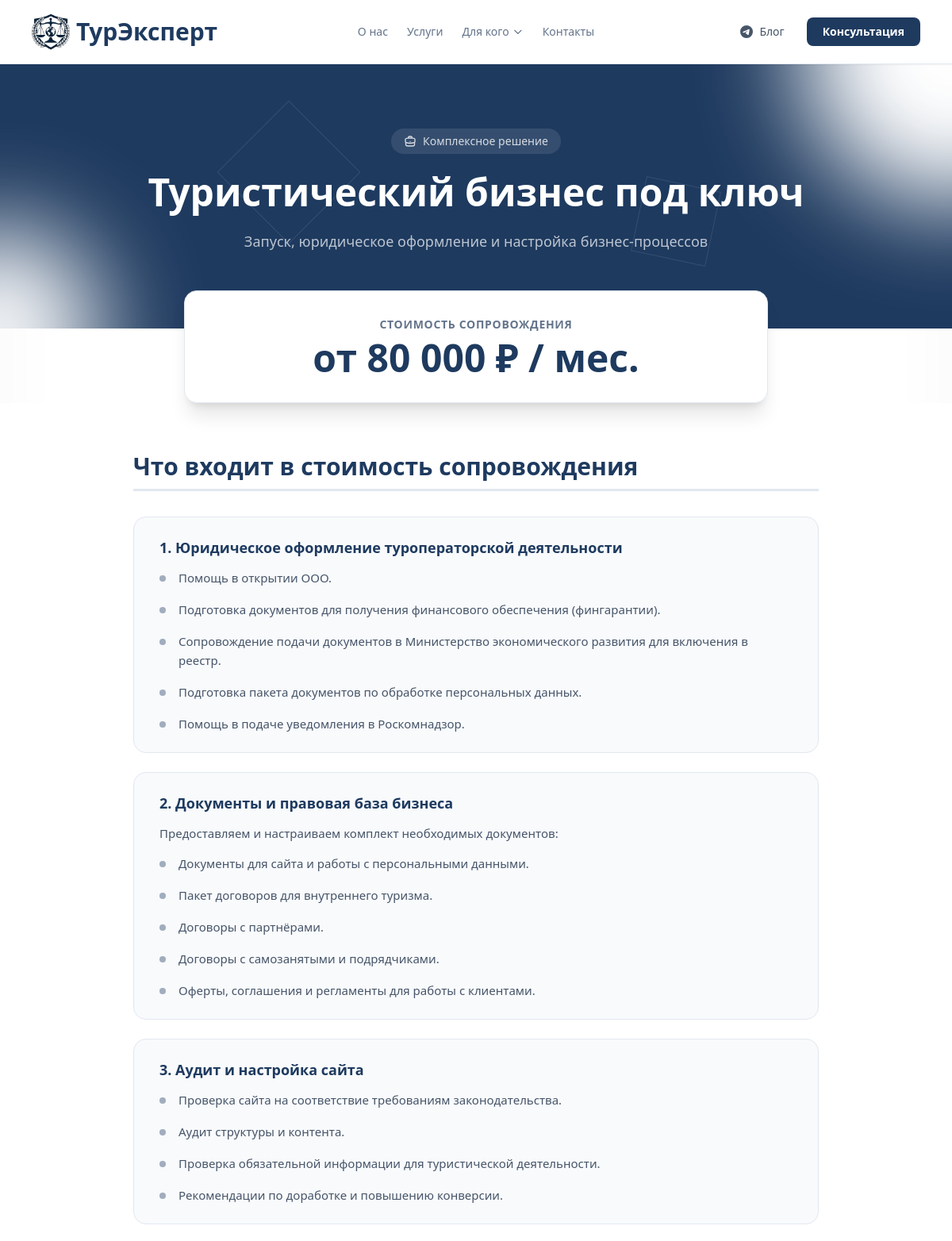
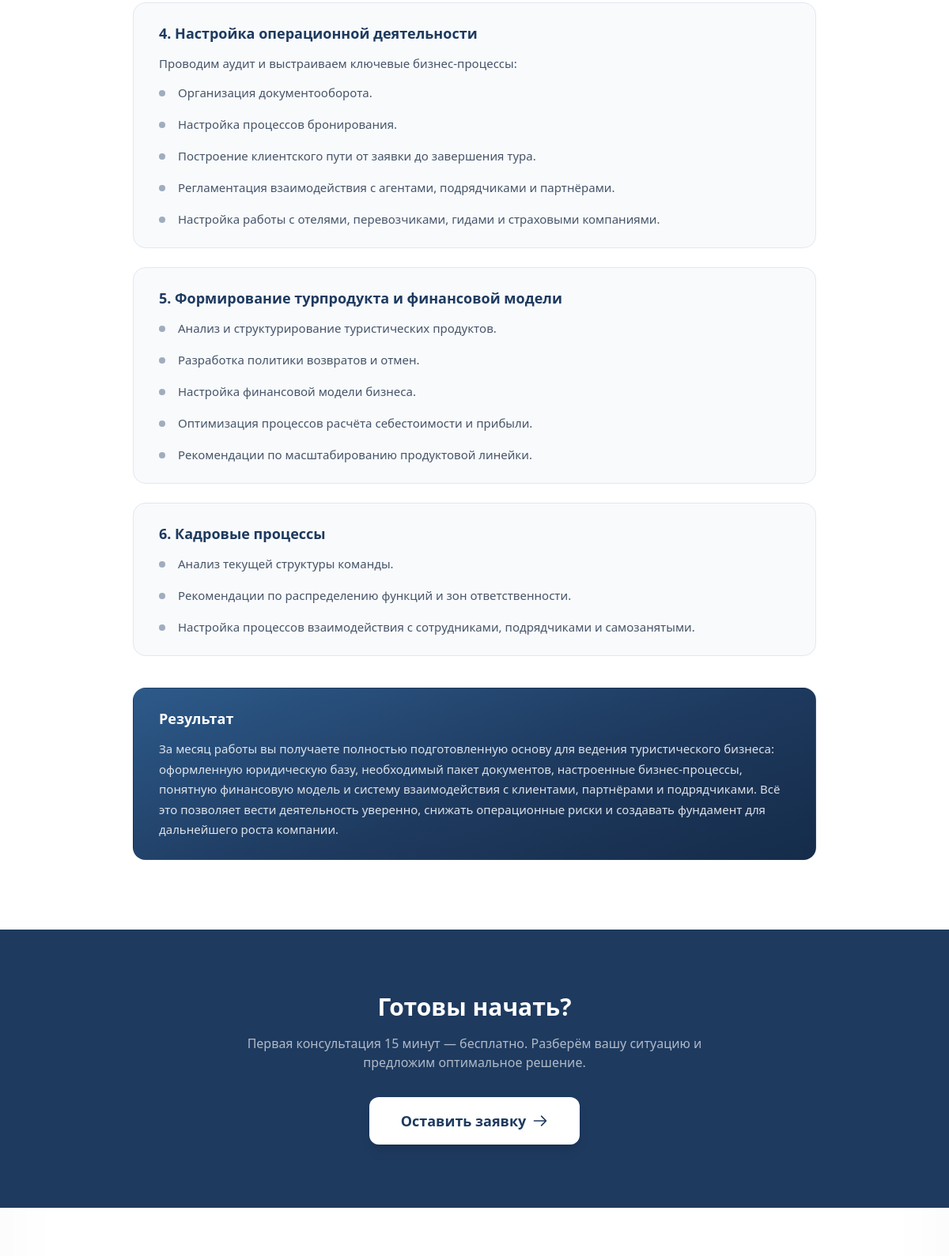
Page /info/turisticheskiy-biznes-pod-klyuch/ (upper part) on the committed database (2 pictures, top to bottom).
### core/models.py (models this page shows, shortened)
class InfoPage(models.Model):
    slug = models.SlugField("URL (slug)", unique=True, allow_unicode=True)
    title = models.CharField("Заголовок", max_length=200)
    subtitle = models.CharField("Подзаголовок", max_length=300, blank=True)
    price_display = models.CharField("Цена (текст)", max_length=100, blank=True)
    badge_text = models.CharField("Текст бейджа", max_length=100, blank=True, default='Комплексное решение')
    cta_title = models.CharField("Заголовок CTA", max_length=200, blank=True, default='Готовы начать?')
    cta_text = models.CharField("Текст CTA", max_length=400, blank=True, default='Первая консультация 15 минут — бесплатно. Разберём вашу ситуацию и предложим оптимальное решение.')
    content = models.TextField("Содержимое (HTML)")
    is_published = models.BooleanField("Опубликована", default=False)
    order = models.PositiveIntegerField("Порядок", default=0)
    class Meta:
        verbose_name = "Информационная страница"
        verbose_name_plural = "Информационные страницы"
        ordering = ['order']

### core/views.py (the view)
# urls.py: path('info/<slug:slug>/', views.info_page, name='info_page'),
def info_page(request, slug):
    page = get_object_or_404(InfoPage, slug=slug, is_published=True)
    return render(request, 'core/info_page.html', {'page': page})

### core/templates/core/info_page.html (shortened to what this page needs)
{% extends 'base.html' %}
{% load static %}
{% block content %}
<section class="relative overflow-hidden bg-[#1e3a5f] py-24">
    <div class="absolute inset-0">
        <div class="absolute top-0 right-0 w-96 h-96 bg-white rounded-full blur-3xl -translate-y-1/2 translate-x-1/2"></div>
        <div class="absolute bottom-0 left-0 w-64 h-64 bg-white rounded-full blur-3xl translate-y-1/2 -translate-x-1/2"></div>
        <div class="absolute top-1/4 left-1/4 w-32 h-32 border border-white/10 rotate-45"></div>
        <div class="absolute bottom-1/4 right-1/4 w-24 h-24 border border-white/10 rotate-12"></div>
    </div>
    <div class="relative max-w-4xl mx-auto px-4 text-center">
        {% if page.badge_text %}
        <div class="inline-flex items-center gap-2 bg-white/10 text-white/80 text-sm px-4 py-1.5 rounded-full mb-6">
            {{ page.badge_text }}
        </div>
        {% endif %}
        <h1 class="text-4xl md:text-5xl font-bold text-white mb-6 leading-tight">{{ page.title }}</h1>
        {% if page.subtitle %}
        <p class="text-white/70 text-lg max-w-2xl mx-auto">{{ page.subtitle }}</p>
        {% endif %}
    </div>
</section>
{% if page.price_display %}
<section class="relative -mt-12 z-10">
    <div class="max-w-3xl mx-auto px-4">
        <div class="bg-white rounded-2xl shadow-xl border border-slate-200 p-8 text-center">
            <p class="text-sm text-slate-500 uppercase tracking-wider font-semibold mb-2">Стоимость сопровождения</p>
            <p class="text-4xl md:text-5xl font-bold text-[#1e3a5f]">{{ page.price_display }}</p>
        </div>
    </div>
</section>
{% endif %}
<section class="py-16 bg-white">
    <div class="max-w-4xl mx-auto px-4">
        <div class="prose-custom">
            {{ page.content|safe }}
        </div>
    </div>
</section>
{% if page.cta_title %}
<section class="py-20 bg-[#1e3a5f]">
    <div class="max-w-2xl mx-auto px-4 text-center">
        <h2 class="text-3xl font-bold text-white mb-4">{{ page.cta_title }}</h2>
        {% if page.cta_text %}
        <p class="text-white/65 mb-8">{{ page.cta_text }}</p>
        {% endif %}
        <a href="#" onclick="openModal(); return false;" class="inline-flex items-center gap-2 px-10 py-4 bg-white text-[#1e3a5f] font-bold rounded-xl hover:bg-white/90 transition-all shadow-lg hover:-translate-y-0.5 text-lg">
            Оставить заявку
            <svg class="w-5 h-5" fill="none" stroke="currentColor" viewBox="0 0 24 24">
                <path stroke-linecap="round" stroke-linejoin="round" stroke-width="2" d="M14 5l7 7m0 0l-7 7m7-7H3"/>
            </svg>
        </a>
    </div>
</section>
{% endif %}
{% endblock %}

### theme/templates/base.html (style rules this page uses)
html { scroll-behavior: smooth; scroll-padding-top: 80px; }
* { -webkit-font-smoothing: antialiased; -moz-osx-font-smoothing: grayscale; }
body { box-shadow: inset 0 0 100px rgba(0,0,0,0.03); }
.rounded-xl { border-radius: 13px; }
.rounded-2xl { border-radius: 17px; }

### core/templates/core/info_page.html (style rules this page uses)
.prose-custom h2 { font-size: 1.875rem; font-weight: 800; color: #1e3a5f; margin-bottom: 2rem; margin-top: 3rem; padding-bottom: 0.75rem; border-bottom: 3px solid #e2e8f0; }
.prose-custom h2:first-child { margin-top: 0; }
.prose-custom h3 { font-size: 1.125rem; font-weight: 700; color: #1e3a5f; margin-bottom: 0.75rem; display: flex; align-items: flex-start; gap: 0.5rem; }
.prose-custom > div { background: #f8fafc; border: 1px solid #e2e8f0; border-radius: 1rem; padding: 1.5rem 2rem; margin-bottom: 1.5rem; transition: box-shadow 0.2s; }
.prose-custom ul { list-style: none; padding: 0; margin: 0; display: flex; flex-direction: column; gap: 0.5rem; }
.prose-custom ul li { position: relative; padding-left: 1.5rem; color: #475569; font-size: 0.9375rem; line-height: 1.6; }
.prose-custom ul li::before { content: ''; position: absolute; left: 0; top: 0.6em; width: 8px; height: 8px; background: #1e3a5f; border-radius: 50%; opacity: 0.4; flex-shrink: 0; }
.prose-custom > div:last-child { background: linear-gradient(160deg, #2d5a8a 0%, #1e3a5f 55%, #152c4a 100%); border-color: transparent; }
.prose-custom > div:last-child h3 { color: white; }
.prose-custom > div:last-child p { color: rgba(255,255,255,0.85); }
.prose-custom > div p { color: #475569; font-size: 0.9375rem; line-height: 1.7; }
.prose-custom > div p:last-child { margin-bottom: 0; }

### rows in the picture
InfoPage: badge_text "Комплексное решение", title "Туристический бизнес под ключ", subtitle "Запуск, юридическое оформление и настройка бизнес-процессов", price_display "от 80 000 ₽ / мес.", content "Что входит в стоимость сопровождения 1. Юридическое оформление туроператорской деятельности Помощь в открытии ООО. Подготовка документов для получения финансового обеспечения (фингарантии). Сопровождение подачи документов в Министерство экономического развития для включения в реестр. Подготовка пакета документов по обработке персональных данных. Помощь в подаче уведомления в Роскомнадзор. 2. Документы и правовая база бизнеса Предоставляем и настраиваем комплект необходимых документов: Документы для сайта и работы с персональными данными. Пакет договоров для внутреннего туризма. Договоры с партнёрами. Договоры с самозанятыми и подрядчиками. Оферты, соглашения и регламенты для работы с…", cta_title "Готовы начать?", cta_text "Первая консультация 15 минут — бесплатно. Разберём вашу ситуацию и предложим оптимальное решение."
